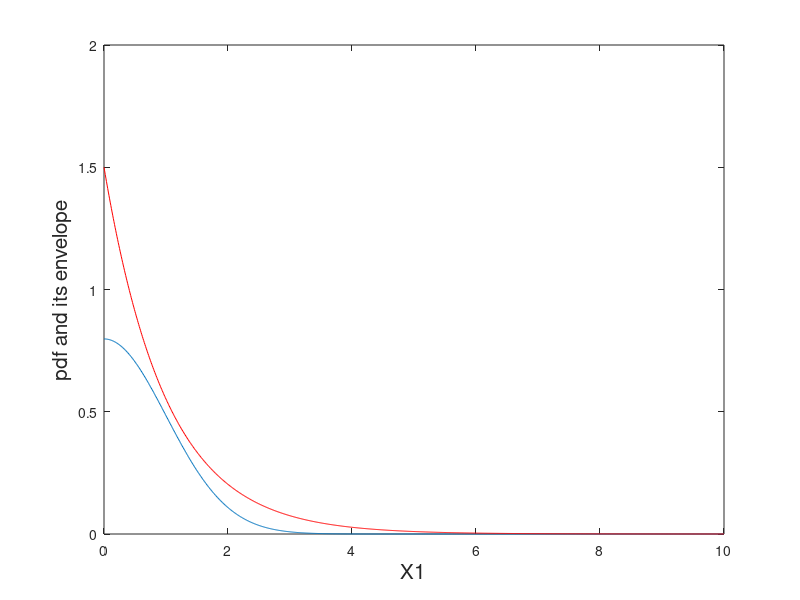
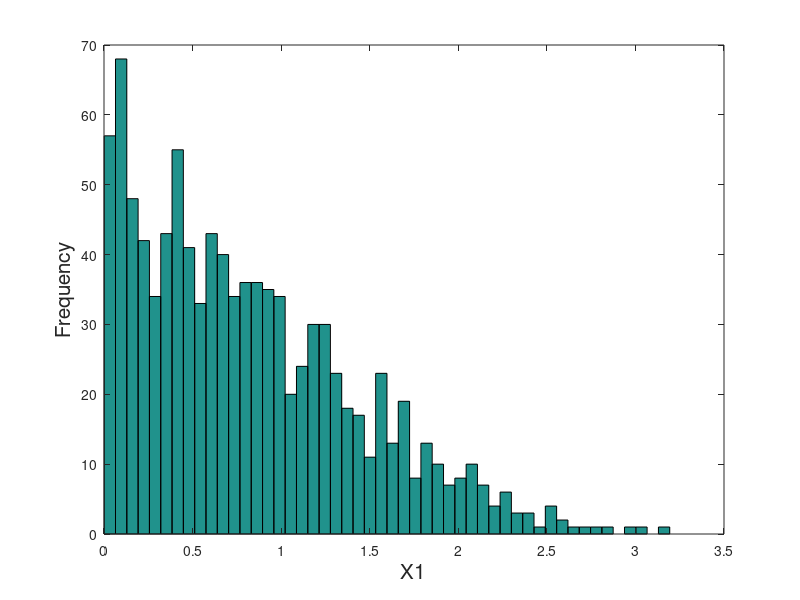
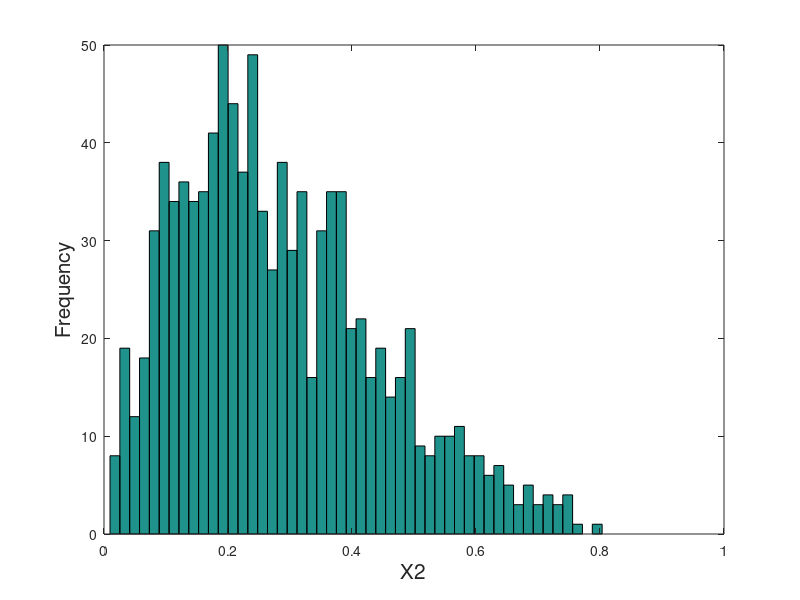
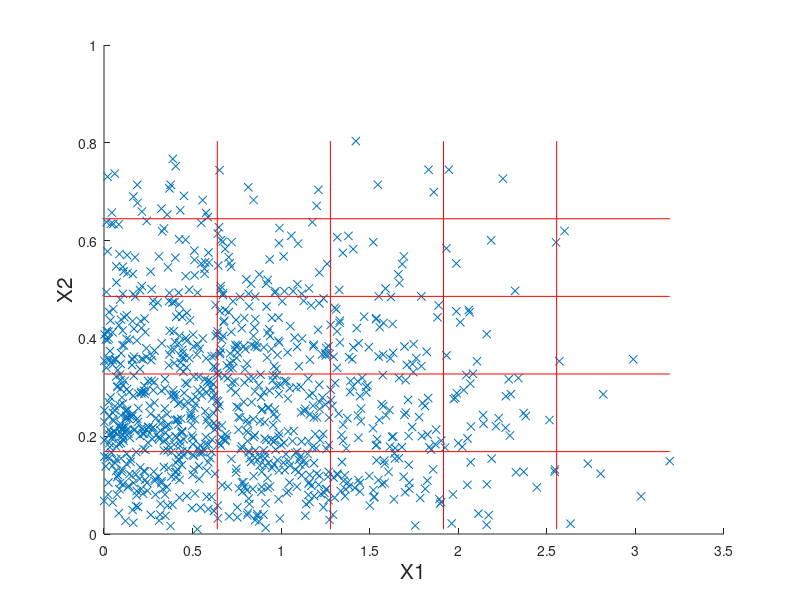

MATLAB code for these plots, in order:
close all; clear; clc;

%% find envelope for X~HN(1) (exp(1))
x = 0:.01:10;
hnDis = makedist('Normal');
hnPdf = 2 * pdf(hnDis, x);

plot(x, hnPdf);
hold on;
plot(x, 1.5 * exp(-x), 'r'); % the envelope function is simply 1.5*exp(1)
xlabel('X1','FontSize',15);
ylabel('pdf and its envelope','FontSize',15);

%% RNG X1
N = 1000;
factor = 5;

v = rand(1, N * factor); % test
cand = -log(rand(1, N * factor)); % inverse of exp(1)

acptIdx = find(v <= 2 * pdf(hnDis, cand) ./ exp(-cand) ./ 1.5, 1000, 'first'); % test
X1 = cand(acptIdx);
figure;
hist(X1, 50);
xlabel('X1','FontSize',15);
ylabel('Frequency','FontSize',15);
disp(acptIdx(end));

%% RNG X2
betDis = makedist('Beta','a',2,'b',5);

cand_2 = rand(1,N * factor);
v_2 = 2.5 * rand(1,N * factor);

acptIdx_2 = find(v_2 <= pdf(betDis, cand_2), 1000, 'first');
X2 = cand_2(acptIdx_2);

figure;
hist(X2, 50);
xlabel('X2','FontSize',15);
ylabel('Frequency','FontSize',15);
%% Idependent Test
figure; scatter(X1,X2,'x');
xlabel('X1','FontSize',15);
ylabel('X2','FontSize',15);

% divide two set of random variable into bins
bin1 = zeros(1,6);
bin2 = zeros(1,6);
for i = 0 : 5
    bin1(i + 1) = min(X1) + i * (max(X1) - min(X1)) / 5;
    bin2(i + 1) = min(X2) + i * (max(X2) - min(X2)) / 5;
end

hold on;
for i = 2 : 5
    plot([bin1(i) bin1(i)], [min(X2) max(X2)], '-r')
    plot([min(X1) max(X1)], [bin2(i) bin2(i)], '-r');
end
hold off;

% find frequencies in each 5 bins respectively for X1 and X2 and compute
% expected values in each tile
freq_X1 = zeros(1, 5);
freq_X2 = zeros(1, 5);
for i = 1 : 5
    freq_X1(i) = size(find(X1 >= bin1(i) & X1 < bin1(i + 1)), 2);
    freq_X2(i) = size(find(X2 >= bin2(i) & X2 < bin2(i + 1)), 2);
end
freq_X1(5) = freq_X1(5) + size(find(X1 == max(X1)), 2);
freq_X2(5) = freq_X2(5) + size(find(X2 == max(X2)), 2);

E = zeros(5);
for i = 1 : 5
    for j = 1 : 5
        E(i,j) = freq_X1(i) .* freq_X2(j) / N;
    end
end

% find the joint probabilities in each tile
O = zeros(5);

for i = 1 : 5
    if i == 5
        p1 = X1 >= bin1(i) & X1 <= bin1(i + 1);
    else
        p1 = X1 >= bin1(i) & X1 < bin1(i + 1);
    end
    for j = 1 : 5
        if j == 5
            p2 = X2 >= bin2(j) & X2 <= bin2(j + 1);
        else
            p2 = X2 >= bin2(j) & X2 < bin2(j + 1);
        end 
        O(i,j) = size(find(p1 & p2), 2);
    end
end

%% Chi-Square method to compute

X_sq = sum(sum((O - E).^2 ./ E));

if X_sq > 26.296;
    fprintf('Reject: Two set of RN are not independent.\n');
else 
    fprintf('Accept: Two set of RN are not independent. (%d) < 26.296\n',X_sq);
end